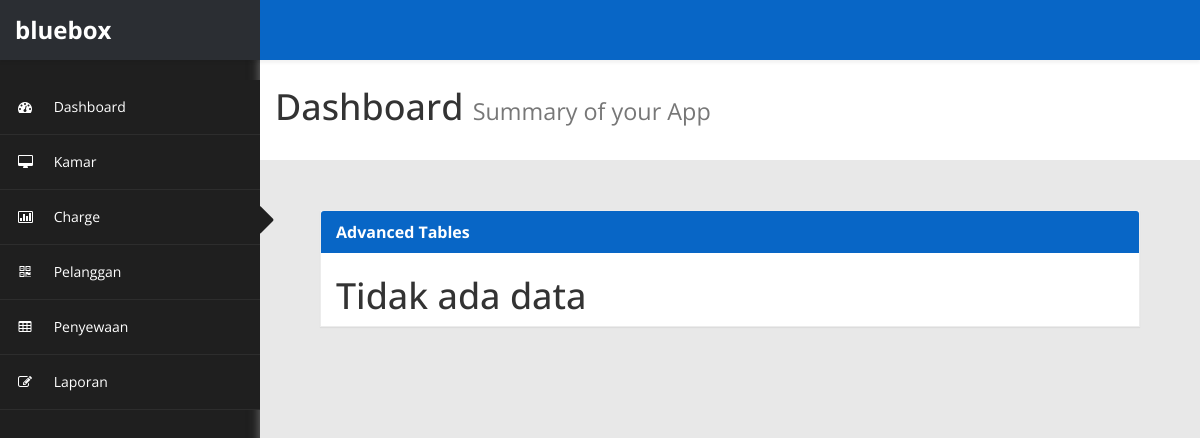
Page /cek on the earlier database version.
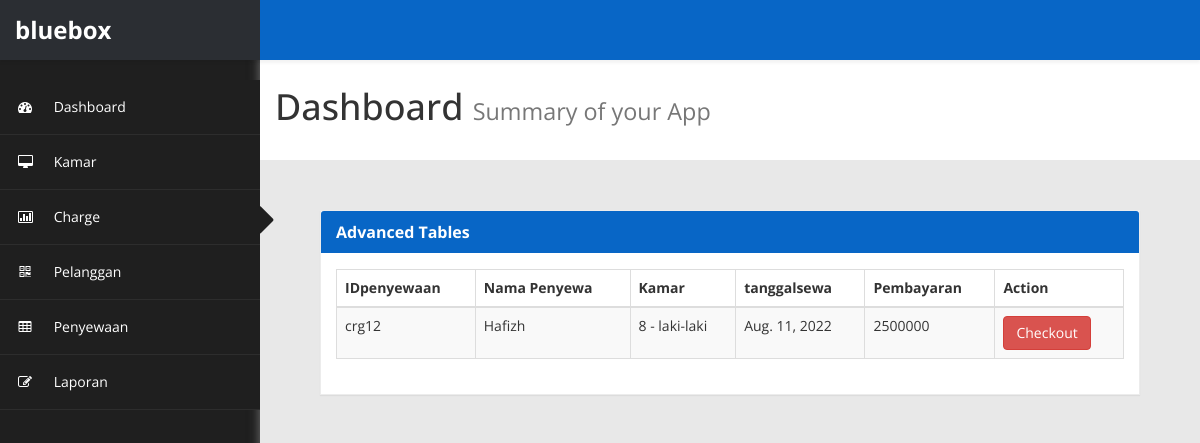
Same page on the later database version.
### app/models.py (models this page shows, shortened)
class penyewaan(models.Model):
    idpenyewaan = models.CharField(primary_key=True, max_length=5)
    idpelanggan = models.ForeignKey(pelanggan,on_delete=models.CASCADE)
    idkamar = models.ForeignKey(kamar,on_delete=models.CASCADE)
    tanggalsewa = models.DateField()
    hargasewa = models.IntegerField()

class pelanggan(models.Model):
    idpelanggan = models.CharField(max_length=5, primary_key=True)
    nama = models.CharField(max_length=50)
    jeniskelamin = models.CharField(max_length=10)
    tanggallahir = models.DateField()
    nohp = models.IntegerField()
    def __str__(self):
        return self.nama

class kamar (models.Model):
    idkamar = models.CharField(max_length=5, primary_key=True)
    nokamar = models.IntegerField()
    jenis = models.CharField(max_length=15, default='laki-laki')
    status = models.BooleanField(default=False)
    def __str__(self):
        return str(self.nokamar) + ' - ' + str(self.jenis)

### app/views.py (the view)
# urls.py: path('cek',views.cek,name='cek'),
def cek(request):
    activeobj = models.kamar.objects.filter(status = "True")
    data=[]
    for item in activeobj:
        selected = models.penyewaan.objects.filter(idkamar = item ).last()
        if selected:
            data.append(selected)
        else:
            continue
    return render(request,'cek.html',{
        'objek' : data
    })

### app/templates/cek.html (shortened to what the changed rows need)
{%load static%}
<!DOCTYPE html>
<html xmlns="http://www.w3.org/1999/xhtml">
<head>
    <link href="{% static 'assets/css/bootstrap.css'%}" rel="stylesheet" />
    <link href="{% static 'assets/css/font-awesome.css'%}" rel="stylesheet" />
    <link href="{% static 'assets/js/morris/morris-0.4.3.min.css'%}" rel="stylesheet" />
    <link href="{% static 'assets/css/custom-styles.css'%}" rel="stylesheet" />
    <link rel="stylesheet" href="{% static 'assets/js/Lightweight-Chart/cssCharts.css'%}">
</head>
<body>
    <div id="wrapper">
		<div id="page-wrapper">
		  <div class="header">
                        <h1 class="page-header">
                            Dashboard <small>Summary of your App</small>
                        </h1>
		</div>
            <div id="page-inner">
                <div id="page-inner">
                    <div class="row">
                        <div class="col-md-12">
                            <div class="panel panel-default">
                                <div class="panel-body">
                                    <div class="table-responsive">
                                        {% if objek.0.idpenyewaan %}
                                        <table class="table table-striped table-bordered table-hover" id="dataTables-example">
                                            <thead>
                                                <tr>
                                                    <th>IDpenyewaan</th>
                                                    <th>Nama Penyewa</th>
                                                    <th>Kamar</th>
                                                    <th>tanggalsewa</th>
                                                    <th>Pembayaran</th>
                                                    <th>Action</th>
                                                </tr>
                                            </thead>
                                            <tbody>
                                                {% for item in objek %}
                                                <tr class="odd gradeX">
                                                    <td>{{item.idpenyewaan}}</td>
                                                    <td>{{item.idpelanggan}}</td>
                                                    <td>{{item.idkamar}}</td>
                                                    <td>{{item.tanggalsewa}}</td>
                                                    <td>{{item.hargasewa}}</td>
                                                    <td>
                                                            <a href="{% url 'checkout' item.idpenyewaan %}">
                                                                <button class="btn btn-danger" type="button" >
                                                                    Checkout
                                                                </button>
                                                            </a>
                                                    </td>
                                                </tr>
                                                {% endfor %}
                                            </tbody>
                                        </table>
                                        {% else %}
                                        <h1>Tidak ada data</h1>
                                        {% endif %}
                                    </div>
                                </div>
                            </div>
                        </div>
                    </div>
            </div>
        </div>
    </div>
</body>
</html>

Differences in the rows shown:
added penyewaan: idpenyewaan "crg12", idpelanggan "Hafizh", idkamar "8 - laki-laki", tanggalsewa "Aug. 11, 2022", hargasewa "2500000"
Other differences:
text no longer shown: "Tidak ada data"
text now shown: "IDpenyewaan Nama Penyewa Kamar tanggalsewa Pembayaran Action"
